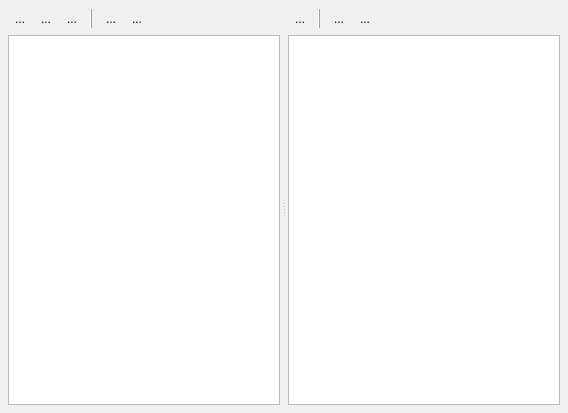
<?xml version="1.0" encoding="UTF-8"?>
<ui version="4.0">
 <class>QueryBuilderInnersAliasesWidget</class>
 <widget class="QWidget" name="QueryBuilderInnersAliasesWidget">
  <property name="geometry">
   <rect>
    <x>0</x>
    <y>0</y>
    <width>568</width>
    <height>413</height>
   </rect>
  </property>
  <property name="windowTitle">
   <string>Form</string>
  </property>
  <layout class="QGridLayout" name="gridLayout">
   <property name="leftMargin">
    <number>6</number>
   </property>
   <property name="topMargin">
    <number>6</number>
   </property>
   <property name="rightMargin">
    <number>6</number>
   </property>
   <property name="bottomMargin">
    <number>6</number>
   </property>
   <property name="spacing">
    <number>6</number>
   </property>
   <item row="0" column="0">
    <widget class="QSplitter" name="splitter">
     <property name="orientation">
      <enum>Qt::Horizontal</enum>
     </property>
     <widget class="QWidget" name="verticalLayoutWidget">
      <layout class="QVBoxLayout" name="verticalLayout">
       <property name="leftMargin">
        <number>2</number>
       </property>
       <property name="topMargin">
        <number>2</number>
       </property>
       <property name="rightMargin">
        <number>2</number>
       </property>
       <property name="bottomMargin">
        <number>2</number>
       </property>
       <item>
        <layout class="QHBoxLayout" name="horizontalLayout">
         <property name="spacing">
          <number>2</number>
         </property>
         <item>
          <widget class="QToolButton" name="btnQueryAdd">
           <property name="text">
            <string>...</string>
           </property>
           <property name="icon">
            <iconset resource="resurses.qrc">
             <normaloff>:/img/itemAdd.png</normaloff>:/img/itemAdd.png</iconset>
           </property>
           <property name="autoRaise">
            <bool>true</bool>
           </property>
          </widget>
         </item>
         <item>
          <widget class="QToolButton" name="btnQueryAddCopy">
           <property name="text">
            <string>...</string>
           </property>
           <property name="icon">
            <iconset resource="resurses.qrc">
             <normaloff>:/img/copy_24.png</normaloff>:/img/copy_24.png</iconset>
           </property>
           <property name="autoRaise">
            <bool>true</bool>
           </property>
          </widget>
         </item>
         <item>
          <widget class="QToolButton" name="btnQueryDelete">
           <property name="text">
            <string>...</string>
           </property>
           <property name="icon">
            <iconset resource="resurses.qrc">
             <normaloff>:/img/delete.png</normaloff>:/img/delete.png</iconset>
           </property>
           <property name="autoRaise">
            <bool>true</bool>
           </property>
          </widget>
         </item>
         <item>
          <widget class="QLabel" name="label">
           <property name="minimumSize">
            <size>
             <width>2</width>
             <height>0</height>
            </size>
           </property>
           <property name="frameShape">
            <enum>QFrame::VLine</enum>
           </property>
           <property name="frameShadow">
            <enum>QFrame::Raised</enum>
           </property>
           <property name="text">
            <string/>
           </property>
          </widget>
         </item>
         <item>
          <widget class="QToolButton" name="btnQueryMoveUp">
           <property name="text">
            <string>...</string>
           </property>
           <property name="icon">
            <iconset resource="resurses.qrc">
             <normaloff>:/img/moveup.png</normaloff>:/img/moveup.png</iconset>
           </property>
           <property name="autoRaise">
            <bool>true</bool>
           </property>
          </widget>
         </item>
         <item>
          <widget class="QToolButton" name="btnQueryMoveDown">
           <property name="text">
            <string>...</string>
           </property>
           <property name="icon">
            <iconset resource="resurses.qrc">
             <normaloff>:/img/movedown.png</normaloff>:/img/movedown.png</iconset>
           </property>
           <property name="autoRaise">
            <bool>true</bool>
           </property>
          </widget>
         </item>
         <item>
          <spacer name="horizontalSpacer_2">
           <property name="orientation">
            <enum>Qt::Horizontal</enum>
           </property>
           <property name="sizeHint" stdset="0">
            <size>
             <width>40</width>
             <height>20</height>
            </size>
           </property>
          </spacer>
         </item>
        </layout>
       </item>
       <item>
        <widget class="QTreeView" name="treeQuerias"/>
       </item>
      </layout>
     </widget>
     <widget class="QWidget" name="verticalLayoutWidget_2">
      <layout class="QVBoxLayout" name="verticalLayout_2">
       <property name="leftMargin">
        <number>2</number>
       </property>
       <property name="topMargin">
        <number>2</number>
       </property>
       <property name="rightMargin">
        <number>2</number>
       </property>
       <property name="bottomMargin">
        <number>2</number>
       </property>
       <item>
        <layout class="QHBoxLayout" name="horizontalLayout_2">
         <property name="spacing">
          <number>2</number>
         </property>
         <item>
          <widget class="QToolButton" name="btnFieldDelete">
           <property name="text">
            <string>...</string>
           </property>
           <property name="icon">
            <iconset resource="resurses.qrc">
             <normaloff>:/img/delete.png</normaloff>:/img/delete.png</iconset>
           </property>
           <property name="autoRaise">
            <bool>true</bool>
           </property>
          </widget>
         </item>
         <item>
          <widget class="QLabel" name="label_2">
           <property name="minimumSize">
            <size>
             <width>2</width>
             <height>0</height>
            </size>
           </property>
           <property name="frameShape">
            <enum>QFrame::VLine</enum>
           </property>
           <property name="frameShadow">
            <enum>QFrame::Raised</enum>
           </property>
           <property name="text">
            <string/>
           </property>
          </widget>
         </item>
         <item>
          <widget class="QToolButton" name="btnFieldMoveApp">
           <property name="text">
            <string>...</string>
           </property>
           <property name="icon">
            <iconset resource="resurses.qrc">
             <normaloff>:/img/moveup.png</normaloff>:/img/moveup.png</iconset>
           </property>
           <property name="autoRaise">
            <bool>true</bool>
           </property>
          </widget>
         </item>
         <item>
          <widget class="QToolButton" name="btnFieldMoveDown">
           <property name="text">
            <string>...</string>
           </property>
           <property name="icon">
            <iconset resource="resurses.qrc">
             <normaloff>:/img/movedown.png</normaloff>:/img/movedown.png</iconset>
           </property>
           <property name="autoRaise">
            <bool>true</bool>
           </property>
          </widget>
         </item>
         <item>
          <spacer name="horizontalSpacer">
           <property name="orientation">
            <enum>Qt::Horizontal</enum>
           </property>
           <property name="sizeHint" stdset="0">
            <size>
             <width>40</width>
             <height>20</height>
            </size>
           </property>
          </spacer>
         </item>
        </layout>
       </item>
       <item>
        <widget class="QTreeView" name="treeFieldsAliases"/>
       </item>
      </layout>
     </widget>
    </widget>
   </item>
  </layout>
 </widget>
 <resources>
  <include location="resurses.qrc"/>
 </resources>
 <connections/>
</ui>
